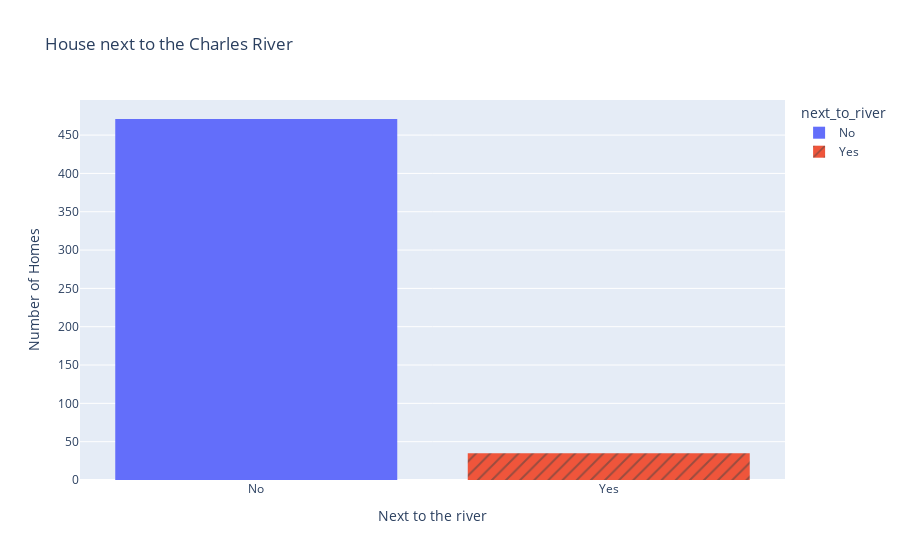

The code cell stored with this chart in its notebook:
### Code cell
fig = px.histogram(data_next_river, 
            x = "next_to_river",
            title = "House next to the Charles River",
            color = "next_to_river",
            pattern_shape = "next_to_river",
            )

fig.update_layout(
    yaxis_title = "Number of Homes",
    xaxis_title = "Next to the river",
)

fig.show()

### Figure 1 — Plotly figure (JSON) as saved in the notebook; plotly's stock layout.template omitted (floating-point values rounded to 4 significant figures; data arrays with more than 128 entries replaced by an {"elided": "..."} marker saying what was removed)
{"data": [{"alignmentgroup": "True", "bingroup": "x", "hovertemplate": "next_to_river=%{x}<br>count=%{y}<extra></extra>", "legendgroup": "No", "marker": {"color": "#636efa", "pattern": {"shape": ""}}, "name": "No", "offsetgroup": "No", "orientation": "v", "showlegend": true, "type": "histogram", "x": {"elided": "471 str values"}, "xaxis": "x", "yaxis": "y"}, {"alignmentgroup": "True", "bingroup": "x", "hovertemplate": "next_to_river=%{x}<br>count=%{y}<extra></extra>", "legendgroup": "Yes", "marker": {"color": "#EF553B", "pattern": {"shape": "/"}}, "name": "Yes", "offsetgroup": "Yes", "orientation": "v", "showlegend": true, "type": "histogram", "x": ["Yes", "Yes", "Yes", "Yes", "Yes", "Yes", "Yes", "Yes", "Yes", "Yes", "Yes", "Yes", "Yes", "Yes", "Yes", "Yes", "Yes", "Yes", "Yes", "Yes", "Yes", "Yes", "Yes", "Yes", "Yes", "Yes", "Yes", "Yes", "Yes", "Yes", "Yes", "Yes", "Yes", "Yes", "Yes"], "xaxis": "x", "yaxis": "y"}], "layout": {"barmode": "relative", "legend": {"title": {"text": "next_to_river"}, "tracegroupgap": 0}, "title": {"text": "House next to the Charles River"}, "xaxis": {"anchor": "y", "categoryarray": ["No", "Yes"], "categoryorder": "array", "domain": [0, 1], "title": {"text": "Next to the river"}}, "yaxis": {"anchor": "x", "domain": [0, 1], "title": {"text": "Number of Homes"}}}}
